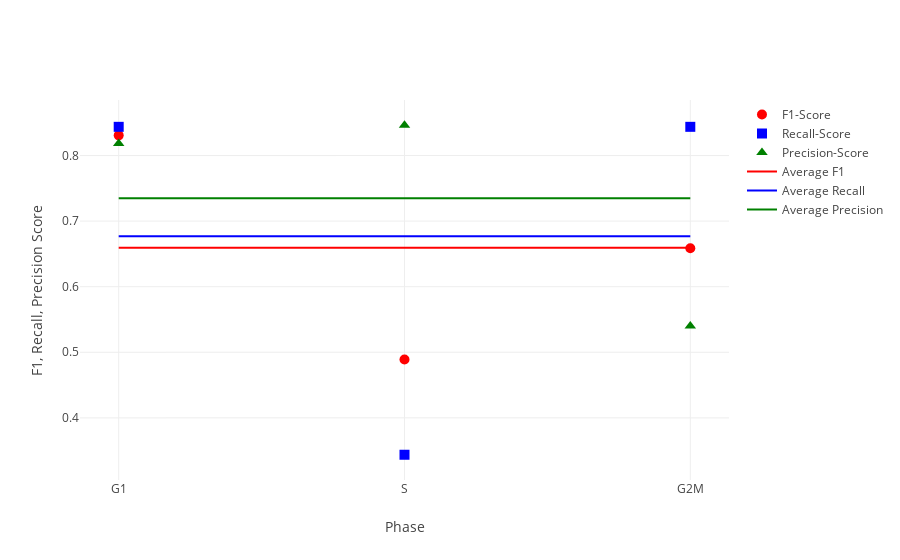

Write notebook code for a chart like this one.
### Code cell
iplot(helper.plot_evaluation(*EMATB6142_evaluation, xaxis=["G1","S","G2M"], xaxislbl="Phase", average=True), image="svg")

### Figure 1 — Plotly figure (JSON) as saved in the notebook; plotly's stock layout.template omitted (floating-point values rounded to 4 significant figures)
{"data": [{"marker": {"color": "red", "size": 10, "symbol": "circle"}, "mode": "markers", "name": "F1-Score", "type": "scatter", "x": ["G1", "S", "G2M"], "y": [0.8308, 0.4889, 0.6585]}, {"marker": {"color": "blue", "size": 10, "symbol": "square"}, "mode": "markers", "name": "Recall-Score", "type": "scatter", "x": ["G1", "S", "G2M"], "y": [0.8438, 0.3438, 0.8438]}, {"marker": {"color": "green", "size": 10, "symbol": "triangle-up"}, "mode": "markers", "name": "Precision-Score", "type": "scatter", "x": ["G1", "S", "G2M"], "y": [0.8182, 0.8462, 0.54]}, {"marker": {"color": "red", "size": 10}, "mode": "lines", "name": "Average F1", "type": "scatter", "x": ["G1", "S", "G2M"], "y": [0.6594, 0.6594, 0.6594]}, {"marker": {"color": "blue", "size": 10}, "mode": "lines", "name": "Average Recall", "type": "scatter", "x": ["G1", "S", "G2M"], "y": [0.6771, 0.6771, 0.6771]}, {"marker": {"color": "green", "size": 10}, "mode": "lines", "name": "Average Precision", "type": "scatter", "x": ["G1", "S", "G2M"], "y": [0.7348, 0.7348, 0.7348]}], "layout": {"title": "", "xaxis": {"title": "Phase"}, "yaxis": {"title": "F1, Recall, Precision Score"}}}
